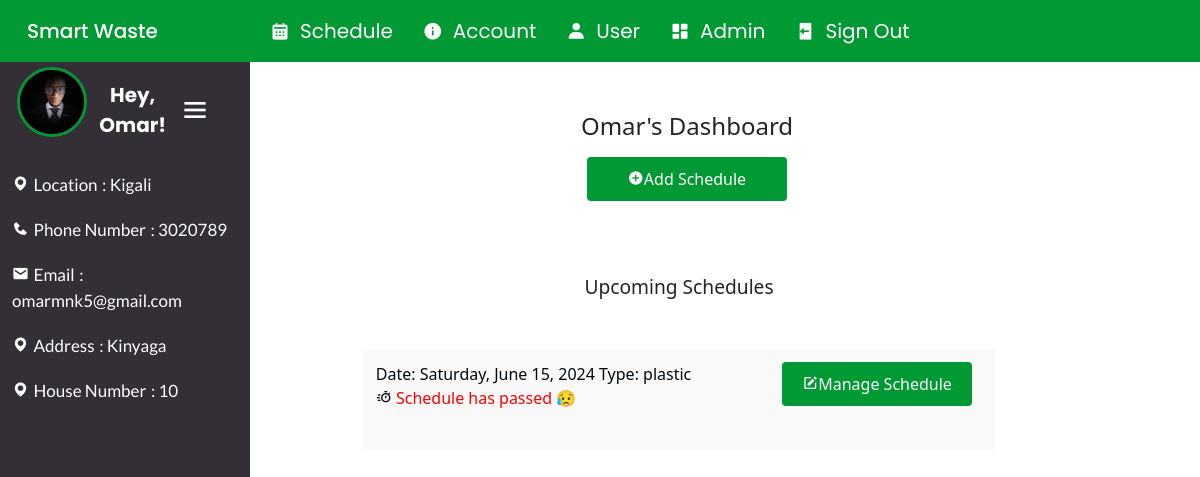
The app's page /user_dashboard (signed in), older data.
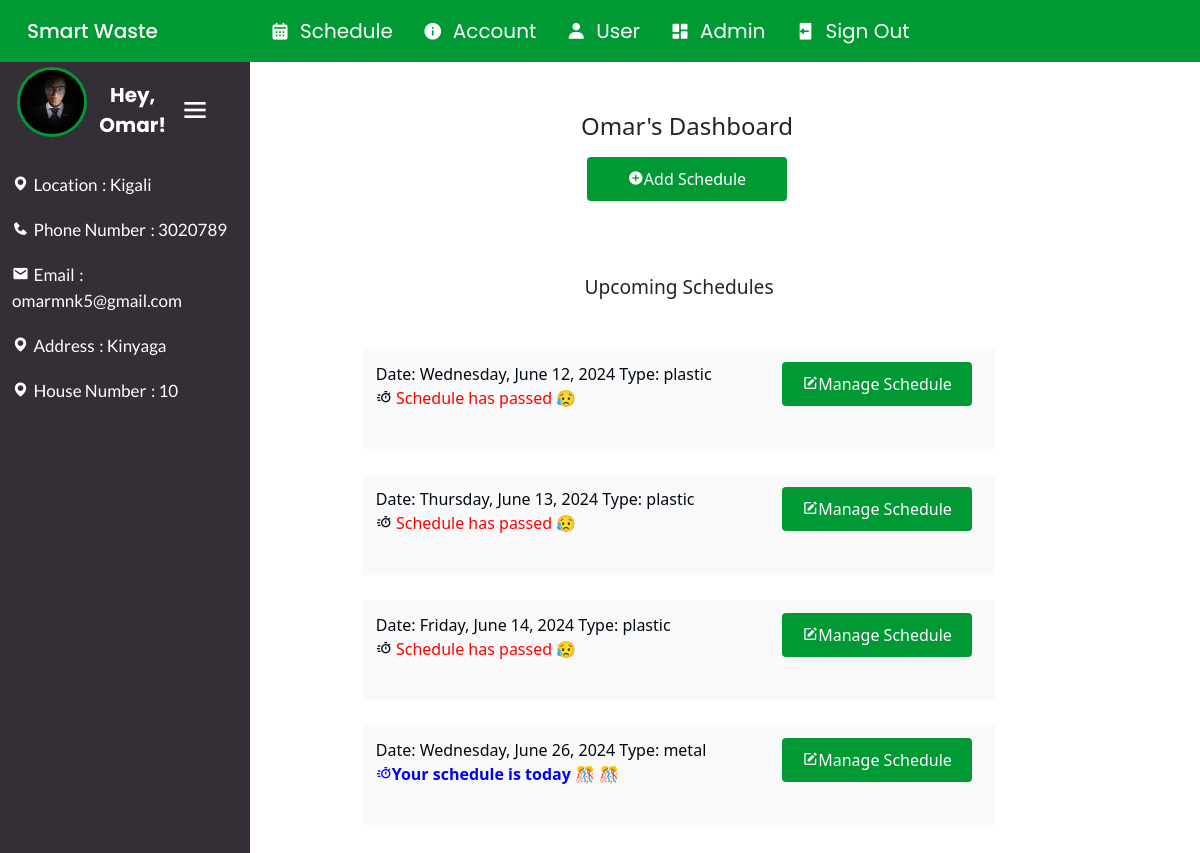
The same page, newer data.
### app/models.py (models this page shows, shortened)
class User(db.Model, UserMixin):
    id = db.Column(db.Integer,  nullable= False, primary_key=True, autoincrement=True)
    first_name = db.Column(db.String(50), nullable=False)
    middle_name = db.Column(db.String(50), nullable=False, default="")
    last_name = db.Column(db.String(50), nullable=False)
    email = db.Column(db.String(50), unique=True, nullable=False,)
    sex = db.Column(db.String(50), nullable=False, default='Male')
    address = db.Column(db.String(50), nullable=False)
    house_number = db.Column(db.String(50), nullable=False)
    location = db.Column(db.String(50), nullable=False)
    image_file = db.Column(db.String(500), nullable=False, default='default.jpg')
    phone_number = db.Column(db.String(50), nullable=False)
    password = db.Column(db.String(150), nullable=False)
    schedule = db.relationship('Scheduling', backref='customer', lazy=True)
    is_admin = db.Column(db.Boolean, nullable=False, default=False)

class Scheduling(db.Model):
    id = db.Column(db.Integer, primary_key=True, autoincrement=True)
    date = db.Column(db.DateTime, nullable=False)
    type = db.Column(db.String(50), nullable=False)
    user_id = db.Column(db.Integer, db.ForeignKey('user.id'), nullable=False)
    collected = db.Column(db.Boolean, nullable=False, default=False)

### app/routes.py (the view)
@app.route('/user_dashboard', methods=['GET', 'POST'])
@login_required
def user_dashboard():
    user_schedule = Scheduling.query.filter_by(user_id=current_user.id).all()
    return render_template('user_dashboard.html', user_schedule=user_schedule, datetime=datetime)

### app/models.py (called while the page is built)
@login_manager.user_loader
def load_user(user_id):
    return User.query.get(int(user_id))

### app/templates/user_dashboard.html (shortened to what this page needs)
{% extends 'base.html' %} {% block content %}
<div class="user_dashboard">
  <div class="user-sidebar" id="user-sidebar">
    <span class="user-title">
      <img
        src="{{ url_for('static', filename='profile_pics/' + current_user.image_file) }}"
        alt=""
      />
      <span class="user-name">Hey, {{ current_user.first_name }}!</span>
      <i class="bx bx-menu" id="menu"></i>
    </span>
    <div class="user-info">
      <span
        ><i class="bx bxs-map"></i><span>Location</span>: {{
        current_user.location }}</span
      >
      <span
        ><i class="bx bxs-phone"></i><span>Phone Number</span>: {{
        current_user.phone_number }}</span
      >
      <span
        ><i class="bx bxs-envelope"></i><span>Email</span>: {{
        current_user.email }}</span
      >
      <span
        ><i class="bx bxs-map"></i><span>Address</span>: {{ current_user.address
        }}</span
      >
      <span
        ><i class="bx bxs-map"></i><span>House Number</span>: {{
        current_user.house_number }}</span
      >
    </div>
  </div>
  <div class="user">
    <div class="user-control">
      <h2>{{ current_user.first_name }}'s Dashboard</h2>
      <a href="{{ url_for('schedule') }}">
        <button class="btn-primary">
          <i class="bx bxs-plus-circle"></i>Add Schedule
        </button>
      </a>
    </div>
    <div class="schedules">
      <h3>Upcoming Schedules</h3>
      <div class="recycle">
        {% if user_schedule %} {% for schedule in user_schedule %}
        {% if schedule.collected == False %}
        <div class="recycle-item">
          <div class="recycle-info">
            <span>
              <span>Date: {{ schedule.date.strftime('%A, %B %d, %Y') }}</span>
              <span>Type: {{ schedule.type }}</span>
            </span>
            <p>
              {% set days_difference = (schedule.date - datetime.now()).days %}
              {% if days_difference +1 <= 7 and days_difference +1 >= 2 %}
              <span
              ><i class="bx bx-timer"></i
              ><span style="color: red"
                >{{ days_difference }} Days until waste collection</span
              ></span
            >
              {% elif days_difference == -1 %}
              <span style="color: blue; font-weight: bolder">
                <i class="bx bx-timer"></i><span>Your schedule is today 🎊 🎊 </span>
              </span>
              {% elif days_difference < 0 %}
              <span
                ><i class="bx bx-timer"></i
                ><span style="color: red">
                  Schedule has passed 😥</span
                >
              {% endif %}
            </p>
          </div>
          <a
            class="btn-manage"
            href="{{ url_for('manage_schedule', schedule_id=schedule.id) }}"
          >
            <button class="btn-update">
              <i class="bx bxs-edit"></i>Manage Schedule
            </button>
          </a>
        </div>
        {% endif %}{% endfor %}  {% else %}
        <p>No schedule for {{ current_user.first_name }}</p>
        {% endif %}
      </div>
    </div>
  </div>
</div>
{% endblock %}

### app/templates/base.html (shortened to what this page needs)
<!DOCTYPE html>
<html lang="en">
  <head>
    <link
      rel="stylesheet"
      href="{{url_for('static', filename='css/main.css')}}"
    />
    <link
      href="https://cdn.jsdelivr.net/npm/bootstrap@5.3.3/dist/css/bootstrap.min.css"
      rel="stylesheet"
    />
    <link
      href="https://unpkg.com/boxicons@2.0.9/css/boxicons.min.css"
      rel="stylesheet"
    />
  </head>
  <body>
    <header>
      <nav class="navbar navbar-expand-lg custom-navbar">
        <div class="container-fluid" id="nav-fluid">
          <a class="navbar-brand" id="brand" href="{{url_for('home')}}"
            >Smart Waste</a
          >
          <div class="collapse navbar-collapse" id="navbarNav">
            <ul class="navbar-nav">
              {% if current_user.is_authenticated%}
              <li class="nav-item">
                <a
                  id="nav-link"
                  aria-current="page"
                  href="{{url_for('schedule')}}"
                >
                  <i class="bx bxs-calendar"></i>Schedule</a
              </li>
              <li class="nav-item">
                <a
                  id="nav-link"
                  aria-current="page"
                  href="{{url_for('account')}}"
                >
                  <i class="bx bxs-info-circle"></i>Account</a
                >
              </li>
              <li class="nav-item">
                <a
                  id="nav-link"
                  aria-current="page"
                  href="{{url_for('user_dashboard')}}"
                  ><i class="bx bxs-user"></i>User
                </a>
              </li>
              {% if current_user.is_admin %}
              <li class="nav-item">
                <a id="nav-link" href="{{url_for('admin_dashboard')}}">
                  <i class="bx bxs-dashboard"></i>Admin
                </a>
              </li>
              {% endif %}
              <li class="nav-item">
                <a id="nav-link" href="{{url_for('logout')}}">
                  <i class="bx bxs-log-out"></i>Sign Out</a
                >
              </li>
              {% endif %}
            </ul>
          </div>
        </div>
      </nav>
    </header>
    <main class="content">{% block content %} {% endblock %}</main>
  </body>
</html>

### app/static/css/main.css (style rules this page uses)
:root { --poppins: "Poppins", sans-serif; --lato: "Lato", sans-serif; --light: #f9f9f9; --green: #009933; --light-blue: #cfe8ff; --grey: #eee; --dark-grey: #aaaaaa; --dark: #342e37; --red: #db504a; --yellow: #ffce26; --light-yellow: #fff2c6; --orange: #fd7238; --light-orange: #ffe0d3; }
body { font-family: var(--lato); background-color: #f38686; margin: 0; padding: 0; }
header { position: fixed; width: 100%; z-index: 999; }
#nav-fluid { display: flex; align-items: center; justify-content: space-between; }
#brand, #nav-link { color: white; padding: 8px 15px; text-decoration: none; list-style: none; font-family: var(--poppins); }
#nav-link { display: flex; align-items: center; justify-content: left; font-size: 20px; }
#nav-link i { margin-right: 10px; }
#brand { margin-right: 7%; font-weight: 500; }
.custom-navbar { background-color: var(--green); }
body { font-family: var(--poppins); background-color: #05192d; color: var(--wf-text--main); }
body { font-family: Arial, sans-serif; background-color: #f5f5f5; }
main { position: relative; bottom: -30px; display: flex; flex-direction: column; align-items: center; padding: 2rem; height: auto; }
main h2 { font-size: 1.5rem; margin-bottom: 1rem; }
main h3 { font-size: 1.2rem; margin-bottom: 1rem; }
main img { width: 100px; height: 100px; border-radius: 50%; margin-bottom: 1rem; }
body { font-family: Arial, sans-serif; background-color: #f4f4f4; margin: 0; padding: 0; color: #333; }
.content { padding: 20px; }
.btn-update, .btn-delete, .btn-complete, .btn-primary { color: #fff; padding: 10px 20px; border: none; border-radius: 4px; cursor: pointer; transition: background 0.3s; margin-right: 2%; }
.btn-primary { background: var(--green); }
.btn-update { background: var(--green); }
.user_dashboard { display: flex; align-items: center; justify-content: space-around; width: 100%; flex-direction: column; }
.user_dashboard h2 { margin-top: 1rem; margin-bottom: 1rem; }
.user-title { padding: 2%; font-size: 2rem; font-weight: bold; text-align: center; }
.user { display: flex; align-items: flex-start; justify-content: space-between; width: 100%; }
.user-info { display: flex; flex-direction: column; width: 25%; margin: 0 1rem; padding: 1rem; height: 60vh; border-radius: 5px; }
.user-info span { padding: 2%; margin: 2%; font-family: var(--lato); }
.schedules { display: flex; flex-direction: column; align-items: center; width: 70%; margin: 0 1rem; padding: 1rem; height: 60vh; border-radius: 5px; }
.user-sidebar { padding: 1%; position: fixed; top: 50px; left: 0; width: 300px; height: 100%; background-color: var(--dark); color: white; overflow-y: scroll; z-index: 1; border-top-right-radius: 7px; display: flex; align-items: flex-start; justify-content: flex-start; flex-direction: column; }
.user-title { display: flex; align-items: center; justify-content: space-between; width: 90%; flex-direction: row; }
.user-title img { width: 70px; height: 70px; display: flex; border: 3px solid var(--green); }
.user-name { font-size: 20px; font-family: var(--poppins); }
.user-info { display: flex; align-items: center; flex-direction: column; justify-content: left; width: 100%; margin: 0; padding: 0; height: 60vh; border-radius: 5px; }
.user-info span { width: 100%; margin-top: 15px; padding: 0; font-size: 17px; }
.user { overflow-x: hidden; display: flex; align-items: center; justify-content: space-around; width: 100%; flex-direction: column; margin: 4%; }
.user-control { display: flex; align-items: center; justify-content: space-around; width: 100%; flex-direction: column; margin-left: 15%; }
.user-control button { width: 200px; }
.schedules { width: 100%; margin-left: 15%; margin-top: 5%; height: auto; }
.recycle { display: flex; align-items: center; justify-content: space-between; width: 60%; flex-direction: column; padding: 2%; height: auto; }
.recycle-item { background-color: var(--light); width: 100%; margin: 2%; padding: 2%; color: #010912; display: flex; min-height: 100px; justify-content: space-between; }
.btn-manage { width: 200px; align-items: center; }
.recycle-info { display: flex; align-self: flex-start; justify-content: center; flex-direction: column; width: auto; }
.user-sidebar { width: 250px; transition: transform 0.3s ease; }
#menu { cursor: pointer; }

Row changes from the older to the newer data that the page shows:
changed Scheduling: date "Saturday, June 15, 2024" → "Wednesday, June 12, 2024"
added Scheduling: date "Thursday, June 13, 2024", type "plastic", shows "Schedule has passed 😥"
added Scheduling: date "Friday, June 14, 2024", type "plastic", shows "Schedule has passed 😥"
added Scheduling: date "Wednesday, June 26, 2024", type "metal", shows "Your schedule is today 🎊 🎊"
